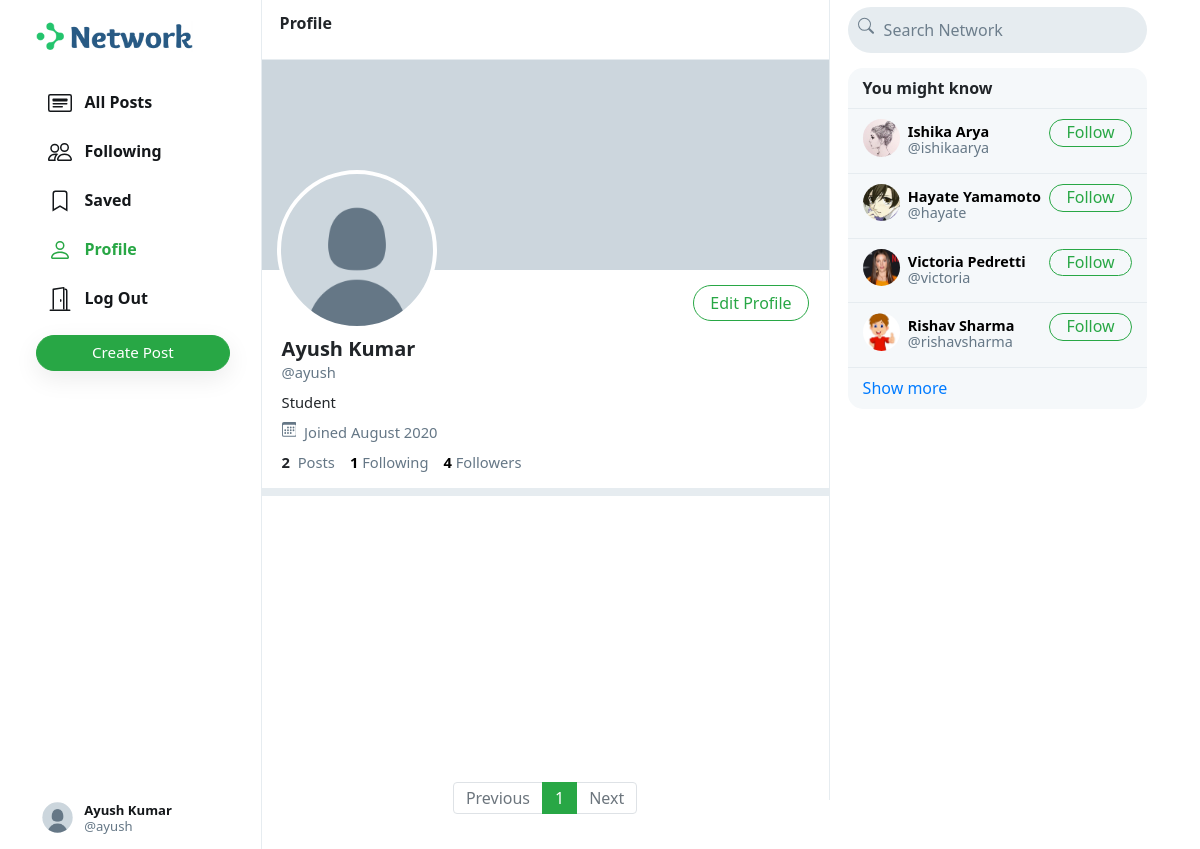
The app's page /ayush (signed in), older data.
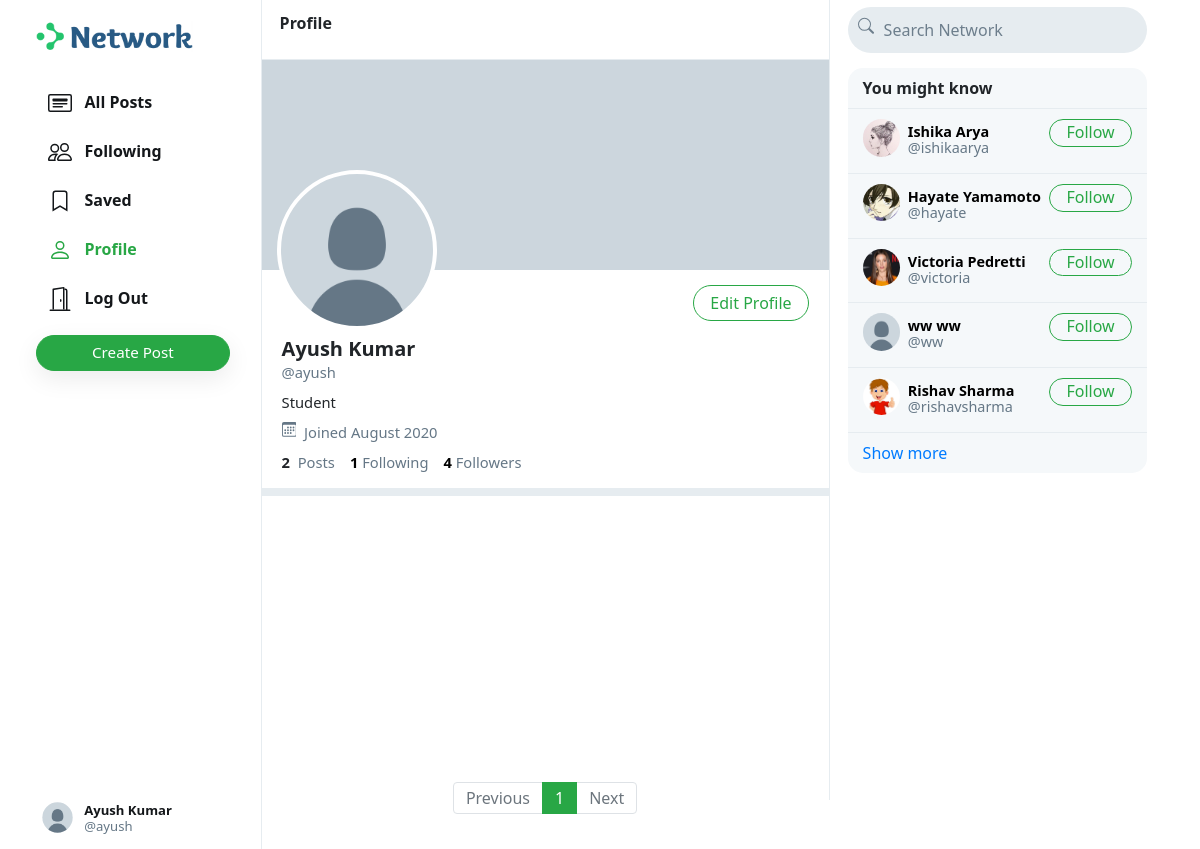
The same page, newer data.
### network/models.py (models this page shows, shortened)
class User(AbstractUser):
    profile_pic = models.ImageField(upload_to='profile_pic/')
    bio = models.TextField(max_length=160, blank=True, null=True)
    cover = models.ImageField(upload_to='covers/', blank=True)

### network/views.py (the view)
# urls.py: path("<str:username>", views.profile, name='profile'),
def profile(request, username):
    user = User.objects.get(username=username)
    all_posts = Post.objects.filter(creater=user).order_by('-date_created')
    paginator = Paginator(all_posts, 10)
    page_number = request.GET.get('page')
    if page_number == None:
        page_number = 1
    posts = paginator.get_page(page_number)
    followings = []
    suggestions = []
    follower = False
    if request.user.is_authenticated:
        followings = Follower.objects.filter(followers=request.user).values_list('user', flat=True)
        suggestions = User.objects.exclude(pk__in=followings).exclude(username=request.user.username).order_by("?")[:6]
        if request.user in Follower.objects.get(user=user).followers.all():
            follower = True
    follower_count = Follower.objects.get(user=user).followers.all().count()
    following_count = Follower.objects.filter(followers=user).count()
    return render(request, 'network/profile.html', {
        "username": user,
        "posts": posts,
        "posts_count": all_posts.count(),
        "suggestions": suggestions,
        "page": "profile",
        "is_follower": follower,
        "follower_count": follower_count,
        "following_count": following_count
    })

### network/templates/network/profile.html (shortened to what this page needs)
{% extends 'network/index.html' %}
{% load static %}
{% block profile %}
    <div class="profile-view" data-user="{{username.username}}">
        <div class="cover-image" style="background-image: url(/media/{{username.cover}})"></div>
        <div class="profile-image" style="background-image: url(/media/{{username.profile_pic}})"></div>
        <div class="profile-details">
            <div>
                {% if user.username == username.username %}
                    <button class="btn btn-outline-success float-right" id="edit-profile-btn">Edit Profile</button>
                {% elif is_follower %}
                    <button class="btn btn-success float-right" onclick="unfollow_user(this,'{{username.username}}','edit_page')" id="following-btn">Following</button>
                {% else %}
                    <button class="btn btn-outline-success float-right" onclick="follow_user(this,'{{username.username}}','edit_page')" id="follow-btn">Follow</button>
                {% endif %}
            </div>
            <div class="details-data">
                <h5>{{username.first_name}} {{username.last_name}}</h5>
                <div class="grey">@{{username.username}}</div>
                <div class="bio">
                    {% if username.bio is not None %}
                        {{username.bio}}
                    {% endif %}
                </div>
                <div class="grey" style="padding: 8px 0px;">
                    &nbsp;Joined {{username.date_joined | date:"F Y"}}
                </div>
                <div>
                    <strong>
                        {{posts_count}}
                    </strong>
                    &nbsp;<span class="grey">Posts</span>
                    <a href="#">
                        <strong id="following__count">{{following_count | default:0}}</strong>&nbsp;<span class="grey">Following</span>
                    </a>
                    <a href="#">
                        <strong id="follower__count">{{follower_count | default:0}}</strong>&nbsp;<span class="grey">Followers</span>
                    </a>
                </div>
            </div>
        </div>
    </div>
    <div class="space"></div>
{% endblock %}

### network/templates/network/index.html (shortened to what this page needs)
{% extends "network/layout.html" %}
{% load static %}
{% block body %}
    <div class="main-div">
        <div class="left-div">
            <nav class="head heading">
                {% if page == 'all_posts' %}
                    All Posts
                {% elif page == 'following' %}
                    Following
                {% elif page == 'saved' %}
                    Saved
                {% elif page == 'profile' %}
                    Profile
                {% else %}
                    Explore
                {% endif %}
            </nav>
            <div class="left-div-content">
                <div class="posts-view">
                    {% block profile %}
                    {% endblock %}
                    <div class="main-div-content">
                        <nav aria-label="Page navigation example" class="pagination-bar">
                            <ul class="pagination justify-content-center">
                                {% if posts.has_previous %}
                                    <li class="page-item">
                                        <a class="page-link" href="?page={{ posts.previous_page_number | default:1}}" tabindex="-1" aria-disabled="true">Previous</a>
                                    </li>
                                {% else %}
                                    <li class="page-item disabled">
                                        <a class="page-link" href="" tabindex="-1" aria-disabled="true">Previous</a>
                                    </li>
                                {% endif %}
                                {% for each in posts.paginator.page_range %}
                                    {% if each == posts.number %}
                                        <li class="page-item active"><a class="page-link" href="?page={{each}}">{{each}}</a></li>
                                    {% else %}
                                        <li class="page-item"><a class="page-link" href="?page={{each}}">{{each}}</a></li>
                                    {% endif %}
                                {% endfor %}
                                {% if posts.has_next %}
                                    <li class="page-item">
                                        <a class="page-link" href="?page={{ posts.next_page_number }}">Next</a>
                                    </li>
                                {% else %}
                                    <li class="page-item disabled">
                                        <a class="page-link" href="">Next</a>
                                    </li>
                                {% endif %}
                            </ul>
                          </nav>
                    </div>
                </div>
            </div>
        </div>
    </div>
{% endblock %}

### network/templates/network/layout.html (shortened to what this page needs)
{% load static %}
<!DOCTYPE html>
<html lang="en">
    <head>
        <link rel="stylesheet" href="https://stackpath.bootstrapcdn.com/bootstrap/4.4.1/css/bootstrap.min.css">
        <link href="{% static 'network/styles.css' %}" rel="stylesheet">
    </head>
    <body>
        <div class="body" data-page="{{page}}">
            <div class="sidenav">
                <a href="{% url 'index' %}" class="navbar-brand">
                    <img src="{% static 'network/Images/logo.png' %}" height="31px">
                </a>
                <div style="height: 100%;">
                    <div>
                        <div>
                            <ul>
                                <li class="nav-item" id="all_posts">
                                <a href="{% url 'index' %}" class="nav-link">
                                    <div>
                                        &nbsp;&nbsp;All Posts
                                    </div>
                                </a>
                                </li>
                                {% if user.is_authenticated %}
                                    <li class="nav-item" id="following">
                                        <a href="{% url 'following' %}" class="nav-link">
                                            <div>
                                                &nbsp;&nbsp;Following
                                            </div>
                                        </a>
                                    </li>
                                    <li class="nav-item" id="saved">
                                        <a href="{% url 'saved' %}" class="nav-link">
                                            <div>
                                                <svg width="1.5em" height="1.5em" viewBox="0 0 16 16" class="bi bi-bookmark" fill="currentColor" xmlns="http://www.w3.org/2000/svg">
                                                    <path fill-rule="evenodd" d="M8 12l5 3V3a2 2 0 0 0-2-2H5a2 2 0 0 0-2 2v12l5-3zm-4 1.234l4-2.4 4 2.4V3a1 1 0 0 0-1-1H5a1 1 0 0 0-1 1v10.234z"/>
                                                  </svg>
                                                &nbsp;&nbsp;Saved
                                            </div>
                                        </a>
                                    </li>
                                    <li class="nav-item" id="profile">
                                        <a href="{% url 'profile' user.username %}" class="nav-link">
                                            <div>
                                                &nbsp;&nbsp;Profile
                                            </div>
                                        </a>
                                    </li>
                                    <li class="nav-item" id="logout">
                                        <a href="{% url 'logout' %}" class="nav-link">
                                            <div>
                                                &nbsp;&nbsp;Log Out
                                            </div>
                                        </a>
                                    </li>
                                {% endif %}
                            </ul>
                        </div>
                        {% if user.is_authenticated %}
                            <button id="popup-btn" class="btn btn-success new-post-btn" onclick="createpost()">Create Post</button>
                        {% endif %}
                    </div>
                    <div style="position: absolute; bottom: 10px;">
                        {% if user.is_authenticated %}
                            <li class="nav-item sidenav-user">
                                <a href="{% url 'profile' user.username %}" class="nav-link">
                                    <div class="user_account">
                                        <div class="small-profilepic" style="float: left; background-image: url(/media/{{user.profile_pic}})"></div>
                                        <div style="height: 2.7vw; margin: auto;">
                                            <div style="margin-top: 4px;"><strong>{{user.first_name}} {{user.last_name}}</strong></div>
                                            <div class="grey" style="margin-top: 4px;">@{{ user.username }}</div>
                                        </div>
                                    </div>
                                </a>
                            </li>
                        {% endif %}
                    </div>
                </div>
            </div>
            {% block body %}
            {% endblock %}
            <div class="right-div">
                <nav class="head">
                    <form action="#">
                        <div class="search-div">
                            <div>
                            </div>
                            <input type="text" name="query" id="search-box" placeholder="Search Network">
                        </div>
                    </form>
                </nav>
                <div class='right-div-content'>
                    <div class="space" style="background-color: white;"></div>
                    {% if user.is_authenticated %}
                        <div class="suggestion-box">
                            <div class="suggestion-header">
                                You might know
                            </div>
                            {% for suggestion in suggestions %}
                                <div class="suggestion-user">
                                    <div>
                                        <a href="{% url 'profile' suggestion.username %}">
                                            <div class="small-profilepic" style="background-image: url(/media/{{suggestion.profile_pic}})"></div>
                                        </a>
                                    </div>
                                    <div class="user-details">
                                        <a href="{% url 'profile' suggestion.username %}">
                                            <div id="user-name">
                                                <strong>
                                                    {{suggestion.first_name}} {{suggestion.last_name}}
                                                </strong>
                                            </div>
                                            <div class="grey">@{{suggestion.username}}</div>
                                        </a>
                                    </div>
                                    <div>
                                        <button class="btn btn-outline-success" type="button" onclick="follow_user(this,'{{suggestion.username}}','suggestion')">Follow</button>
                                    </div>
                                </div>
                            {% empty %}
                                    <div style="text-align: center; border-bottom: .5px solid #e6ecf0; padding: 10px 15px;">
                                        <span class="grey" style="font-size: .9em;">No suggestions available.</span>
                                    </div>
                            {% endfor %}
                            <div class="suggestion-footer">
                                <a href="#">Show more</a>
                            </div>
                        </div>
                    {% endif %}
                </div>
            </div>
        </div>
    </body>
</html>

Row changes from the older to the newer data that the page shows:
added User: profile_pic (placeholder picture), first_name "ww", last_name "ww", username "ww"
